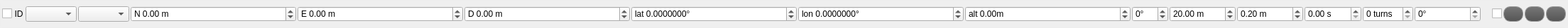
<?xml version="1.0" encoding="UTF-8"?>
<ui version="4.0">
 <class>WaypointView</class>
 <widget class="QWidget" name="WaypointView">
  <property name="geometry">
   <rect>
    <x>0</x>
    <y>0</y>
    <width>2208</width>
    <height>40</height>
   </rect>
  </property>
  <property name="sizePolicy">
   <sizepolicy hsizetype="Expanding" vsizetype="Fixed">
    <horstretch>0</horstretch>
    <verstretch>0</verstretch>
   </sizepolicy>
  </property>
  <property name="minimumSize">
   <size>
    <width>200</width>
    <height>0</height>
   </size>
  </property>
  <property name="windowTitle">
   <string>Form</string>
  </property>
  <property name="styleSheet">
   <string notr="true">QGroupBox {
	border: 1px solid #EEEEEE;
	border-radius: 5px;
	padding: 0px 0px 0px 0px;
margin-top: 1ex; /* leave space at the top for the title */
	margin: 0px;
}

 QGroupBox::title {
     subcontrol-origin: margin;
     subcontrol-position: top center; /* position at the top center */
     margin: 0 3px 0px 3px;
     padding: 0 3px 0px 0px;
     font: bold 8px;
 }

QGroupBox#heartbeatIcon {
	background-color: red;
}

 QDockWidget {
	font: bold;
    border: 1px solid #32345E;
}

QPushButton {
	font-weight: bold;
	font-size: 12px;
	border: 1px solid #999999;
	border-radius: 10px;
	min-width:22px;
	max-width: 36px;
	min-height: 16px;
	max-height: 16px;
	padding: 2px;
	background-color: qlineargradient(x1: 0, y1: 0, x2: 0, y2: 1, stop: 0 #777777, stop: 1 #555555);
}

QPushButton:pressed {
	background-color: qlineargradient(x1: 0, y1: 0, x2: 0, y2: 1, stop: 0 #444444, stop: 1 #555555);
}

QPushButton#landButton {
	color: #000000;
	background: qlineargradient(x1:0, y1:0, x2:0, y2:1,
                             stop:0 #ffee01, stop:1 #ae8f00) url(&quot;ICONDIR/control/emergency-button.png&quot;);
}

QPushButton:pressed#landButton {
	color: #000000;
	background: qlineargradient(x1:0, y1:0, x2:0, y2:1,
                             stop:0 #bbaa00, stop:1 #a05b00) url(&quot;ICONDIR/control/emergency-button.png&quot;);
}

QPushButton#killButton {
	color: #000000;
	background: qlineargradient(x1:0, y1:0, x2:0, y2:1,
                             stop:0 #ffb917, stop:1 #b37300) url(&quot;ICONDIR/control/emergency-button.png&quot;);
}

QPushButton:pressed#killButton {
	color: #000000;
	background: qlineargradient(x1:0, y1:0, x2:0, y2:1,
                             stop:0 #bb8500, stop:1 #903000) url(&quot;ICONDIR/control/emergency-button.png&quot;);
}

QProgressBar {
	border: 1px solid white;
	border-radius: 4px;
	text-align: center;
	padding: 2px;
	color: white;
	background-color: #111111;
}

QProgressBar:horizontal {
	height: 12px;
}

QProgressBar QLabel {
	font-size: 8px;
}

QProgressBar:vertical {
	width: 12px;
}

QProgressBar::chunk {
	background-color: #656565;
}

QProgressBar::chunk#batteryBar {
	background-color: green;
}

QProgressBar::chunk#speedBar {
	background-color: yellow;
}

QProgressBar::chunk#thrustBar {
	background-color: orange;
}</string>
  </property>
  <layout class="QGridLayout" name="gridLayout">
   <property name="margin">
    <number>0</number>
   </property>
   <property name="spacing">
    <number>0</number>
   </property>
   <item row="0" column="0">
    <widget class="QGroupBox" name="groupBox">
     <property name="sizePolicy">
      <sizepolicy hsizetype="Expanding" vsizetype="Preferred">
       <horstretch>0</horstretch>
       <verstretch>0</verstretch>
      </sizepolicy>
     </property>
     <property name="title">
      <string/>
     </property>
     <layout class="QHBoxLayout" name="horizontalLayout" stretch="1,1,1,1,20,20,20,20,20,20,1,8,8,1,4,8,1,1,1,1,1">
      <property name="spacing">
       <number>2</number>
      </property>
      <property name="margin">
       <number>2</number>
      </property>
      <item>
       <widget class="QCheckBox" name="selectedBox">
        <property name="focusPolicy">
         <enum>Qt::TabFocus</enum>
        </property>
        <property name="toolTip">
         <string>Currently selected waypoint</string>
        </property>
        <property name="statusTip">
         <string>Currently selected waypoint</string>
        </property>
        <property name="text">
         <string/>
        </property>
        <property name="iconSize">
         <size>
          <width>16</width>
          <height>16</height>
         </size>
        </property>
       </widget>
      </item>
      <item>
       <widget class="QLabel" name="idLabel">
        <property name="minimumSize">
         <size>
          <width>15</width>
          <height>0</height>
         </size>
        </property>
        <property name="toolTip">
         <string>Waypoint Sequence Number</string>
        </property>
        <property name="text">
         <string>ID</string>
        </property>
        <property name="alignment">
         <set>Qt::AlignCenter</set>
        </property>
       </widget>
      </item>
      <item>
       <widget class="QComboBox" name="comboBox_action">
        <property name="sizePolicy">
         <sizepolicy hsizetype="Expanding" vsizetype="Fixed">
          <horstretch>0</horstretch>
          <verstretch>0</verstretch>
         </sizepolicy>
        </property>
        <property name="toolTip">
         <string>Action at Waypoint</string>
        </property>
        <property name="statusTip">
         <string>Action at Waypoint</string>
        </property>
        <property name="sizeAdjustPolicy">
         <enum>QComboBox::AdjustToContentsOnFirstShow</enum>
        </property>
       </widget>
      </item>
      <item>
       <widget class="QComboBox" name="comboBox_frame">
        <property name="sizePolicy">
         <sizepolicy hsizetype="Expanding" vsizetype="Fixed">
          <horstretch>0</horstretch>
          <verstretch>0</verstretch>
         </sizepolicy>
        </property>
        <property name="toolTip">
         <string>Coordinate frame</string>
        </property>
        <property name="statusTip">
         <string>Coordinate frame</string>
        </property>
        <property name="sizeAdjustPolicy">
         <enum>QComboBox::AdjustToContentsOnFirstShow</enum>
        </property>
       </widget>
      </item>
      <item>
       <widget class="QDoubleSpinBox" name="posNSpinBox">
        <property name="sizePolicy">
         <sizepolicy hsizetype="Expanding" vsizetype="Fixed">
          <horstretch>0</horstretch>
          <verstretch>0</verstretch>
         </sizepolicy>
        </property>
        <property name="focusPolicy">
         <enum>Qt::WheelFocus</enum>
        </property>
        <property name="toolTip">
         <string>Position X coordinate</string>
        </property>
        <property name="statusTip">
         <string>Position X corrdinate</string>
        </property>
        <property name="wrapping">
         <bool>false</bool>
        </property>
        <property name="frame">
         <bool>true</bool>
        </property>
        <property name="accelerated">
         <bool>true</bool>
        </property>
        <property name="prefix">
         <string>N </string>
        </property>
        <property name="suffix">
         <string> m</string>
        </property>
        <property name="minimum">
         <double>-10000.000000000000000</double>
        </property>
        <property name="maximum">
         <double>10000.000000000000000</double>
        </property>
        <property name="singleStep">
         <double>0.050000000000000</double>
        </property>
       </widget>
      </item>
      <item>
       <widget class="QDoubleSpinBox" name="posESpinBox">
        <property name="sizePolicy">
         <sizepolicy hsizetype="Expanding" vsizetype="Fixed">
          <horstretch>0</horstretch>
          <verstretch>0</verstretch>
         </sizepolicy>
        </property>
        <property name="focusPolicy">
         <enum>Qt::WheelFocus</enum>
        </property>
        <property name="toolTip">
         <string>Position Y/Longitude coordinate</string>
        </property>
        <property name="statusTip">
         <string>Position Y/Longitude coordinate</string>
        </property>
        <property name="prefix">
         <string>E </string>
        </property>
        <property name="suffix">
         <string> m</string>
        </property>
        <property name="minimum">
         <double>-10000.000000000000000</double>
        </property>
        <property name="maximum">
         <double>10000.000000000000000</double>
        </property>
        <property name="singleStep">
         <double>0.050000000000000</double>
        </property>
        <property name="value">
         <double>0.000000000000000</double>
        </property>
       </widget>
      </item>
      <item>
       <widget class="QDoubleSpinBox" name="posDSpinBox">
        <property name="sizePolicy">
         <sizepolicy hsizetype="Expanding" vsizetype="Fixed">
          <horstretch>0</horstretch>
          <verstretch>0</verstretch>
         </sizepolicy>
        </property>
        <property name="focusPolicy">
         <enum>Qt::WheelFocus</enum>
        </property>
        <property name="toolTip">
         <string>Position Z coordinate (local frame, negative)</string>
        </property>
        <property name="statusTip">
         <string/>
        </property>
        <property name="prefix">
         <string>D </string>
        </property>
        <property name="suffix">
         <string> m</string>
        </property>
        <property name="minimum">
         <double>-10000.000000000000000</double>
        </property>
        <property name="maximum">
         <double>10000.000000000000000</double>
        </property>
        <property name="singleStep">
         <double>0.050000000000000</double>
        </property>
       </widget>
      </item>
      <item>
       <widget class="QDoubleSpinBox" name="latSpinBox">
        <property name="sizePolicy">
         <sizepolicy hsizetype="Expanding" vsizetype="Fixed">
          <horstretch>0</horstretch>
          <verstretch>0</verstretch>
         </sizepolicy>
        </property>
        <property name="focusPolicy">
         <enum>Qt::WheelFocus</enum>
        </property>
        <property name="toolTip">
         <string>Latitude in degrees</string>
        </property>
        <property name="statusTip">
         <string>Latitude in degrees</string>
        </property>
        <property name="prefix">
         <string>lat </string>
        </property>
        <property name="suffix">
         <string>°</string>
        </property>
        <property name="decimals">
         <number>7</number>
        </property>
        <property name="minimum">
         <double>-90.000000000000000</double>
        </property>
        <property name="maximum">
         <double>90.000000000000000</double>
        </property>
        <property name="singleStep">
         <double>0.000010000000000</double>
        </property>
       </widget>
      </item>
      <item>
       <widget class="QDoubleSpinBox" name="lonSpinBox">
        <property name="sizePolicy">
         <sizepolicy hsizetype="Expanding" vsizetype="Fixed">
          <horstretch>0</horstretch>
          <verstretch>0</verstretch>
         </sizepolicy>
        </property>
        <property name="focusPolicy">
         <enum>Qt::WheelFocus</enum>
        </property>
        <property name="toolTip">
         <string>Longitude in degrees</string>
        </property>
        <property name="statusTip">
         <string>Longitude in degrees</string>
        </property>
        <property name="prefix">
         <string>lon </string>
        </property>
        <property name="suffix">
         <string>°</string>
        </property>
        <property name="decimals">
         <number>7</number>
        </property>
        <property name="minimum">
         <double>-180.000000000000000</double>
        </property>
        <property name="maximum">
         <double>180.000000000000000</double>
        </property>
        <property name="singleStep">
         <double>0.000010000000000</double>
        </property>
       </widget>
      </item>
      <item>
       <widget class="QDoubleSpinBox" name="altSpinBox">
        <property name="sizePolicy">
         <sizepolicy hsizetype="Expanding" vsizetype="Fixed">
          <horstretch>0</horstretch>
          <verstretch>0</verstretch>
         </sizepolicy>
        </property>
        <property name="toolTip">
         <string>Altitude in meters</string>
        </property>
        <property name="statusTip">
         <string>Altitude in meters</string>
        </property>
        <property name="prefix">
         <string>alt </string>
        </property>
        <property name="suffix">
         <string>m</string>
        </property>
        <property name="decimals">
         <number>2</number>
        </property>
        <property name="minimum">
         <double>-100000.000000000000000</double>
        </property>
        <property name="maximum">
         <double>100000.000000000000000</double>
        </property>
       </widget>
      </item>
      <item>
       <widget class="QSpinBox" name="yawSpinBox">
        <property name="sizePolicy">
         <sizepolicy hsizetype="Expanding" vsizetype="Fixed">
          <horstretch>0</horstretch>
          <verstretch>0</verstretch>
         </sizepolicy>
        </property>
        <property name="focusPolicy">
         <enum>Qt::StrongFocus</enum>
        </property>
        <property name="toolTip">
         <string>Rotary wing only: Desired yaw angle at waypoint</string>
        </property>
        <property name="statusTip">
         <string>Rotary wing only: Desired yaw angle at waypoint</string>
        </property>
        <property name="wrapping">
         <bool>true</bool>
        </property>
        <property name="suffix">
         <string>°</string>
        </property>
        <property name="minimum">
         <number>-180</number>
        </property>
        <property name="maximum">
         <number>180</number>
        </property>
        <property name="singleStep">
         <number>10</number>
        </property>
       </widget>
      </item>
      <item>
       <widget class="QDoubleSpinBox" name="orbitSpinBox">
        <property name="sizePolicy">
         <sizepolicy hsizetype="Expanding" vsizetype="Fixed">
          <horstretch>0</horstretch>
          <verstretch>0</verstretch>
         </sizepolicy>
        </property>
        <property name="focusPolicy">
         <enum>Qt::StrongFocus</enum>
        </property>
        <property name="toolTip">
         <string>Loiter radius</string>
        </property>
        <property name="statusTip">
         <string>Loiter radius</string>
        </property>
        <property name="suffix">
         <string> m</string>
        </property>
        <property name="minimum">
         <double>0.050000000000000</double>
        </property>
        <property name="maximum">
         <double>100.000000000000000</double>
        </property>
        <property name="singleStep">
         <double>0.050000000000000</double>
        </property>
        <property name="value">
         <double>20.000000000000000</double>
        </property>
       </widget>
      </item>
      <item>
       <widget class="QDoubleSpinBox" name="acceptanceSpinBox">
        <property name="toolTip">
         <string>Uncertainty radius in meters
where to accept this waypoint as reached</string>
        </property>
        <property name="statusTip">
         <string>Uncertainty radius in meters where to accept this waypoint as reached</string>
        </property>
        <property name="suffix">
         <string> m</string>
        </property>
        <property name="value">
         <double>0.200000000000000</double>
        </property>
       </widget>
      </item>
      <item>
       <widget class="QDoubleSpinBox" name="holdTimeSpinBox">
        <property name="toolTip">
         <string>Rotaty wing and ground vehicles only:
Time to stay at this position before advancing</string>
        </property>
        <property name="statusTip">
         <string>Rotaty wing and ground vehicles only: Time to stay at this position before advancing</string>
        </property>
        <property name="suffix">
         <string> s</string>
        </property>
        <property name="maximum">
         <double>9999.989999999999782</double>
        </property>
       </widget>
      </item>
      <item>
       <widget class="QSpinBox" name="turnsSpinBox">
        <property name="toolTip">
         <string>Number of turns to loiter</string>
        </property>
        <property name="statusTip">
         <string>Number of turns to loiter</string>
        </property>
        <property name="suffix">
         <string> turns</string>
        </property>
       </widget>
      </item>
      <item>
       <widget class="QDoubleSpinBox" name="takeOffAngleSpinBox">
        <property name="sizePolicy">
         <sizepolicy hsizetype="Expanding" vsizetype="Fixed">
          <horstretch>0</horstretch>
          <verstretch>0</verstretch>
         </sizepolicy>
        </property>
        <property name="focusPolicy">
         <enum>Qt::StrongFocus</enum>
        </property>
        <property name="toolTip">
         <string>Take off angle</string>
        </property>
        <property name="statusTip">
         <string>Take off angle</string>
        </property>
        <property name="prefix">
         <string/>
        </property>
        <property name="suffix">
         <string>°</string>
        </property>
        <property name="decimals">
         <number>0</number>
        </property>
       </widget>
      </item>
      <item>
       <widget class="QWidget" name="customActionWidget" native="true">
        <property name="sizePolicy">
         <sizepolicy hsizetype="Expanding" vsizetype="Preferred">
          <horstretch>0</horstretch>
          <verstretch>0</verstretch>
         </sizepolicy>
        </property>
       </widget>
      </item>
      <item>
       <widget class="QCheckBox" name="autoContinue">
        <property name="toolTip">
         <string>Automatically continue after this waypoint</string>
        </property>
        <property name="statusTip">
         <string>Automatically continue after this waypoint</string>
        </property>
        <property name="text">
         <string/>
        </property>
       </widget>
      </item>
      <item>
       <widget class="QPushButton" name="upButton">
        <property name="minimumSize">
         <size>
          <width>28</width>
          <height>22</height>
         </size>
        </property>
        <property name="focusPolicy">
         <enum>Qt::NoFocus</enum>
        </property>
        <property name="toolTip">
         <string>Move Up in List</string>
        </property>
        <property name="statusTip">
         <string>Move Up in List</string>
        </property>
        <property name="text">
         <string/>
        </property>
        <property name="icon">
         <iconset resource="../../mavground.qrc">
          <normaloff>:/images/actions/go-up.svg</normaloff>:/images/actions/go-up.svg</iconset>
        </property>
       </widget>
      </item>
      <item>
       <widget class="QPushButton" name="downButton">
        <property name="minimumSize">
         <size>
          <width>28</width>
          <height>22</height>
         </size>
        </property>
        <property name="focusPolicy">
         <enum>Qt::NoFocus</enum>
        </property>
        <property name="toolTip">
         <string>Move Down in List</string>
        </property>
        <property name="statusTip">
         <string>Move Down in List</string>
        </property>
        <property name="text">
         <string/>
        </property>
        <property name="icon">
         <iconset resource="../../mavground.qrc">
          <normaloff>:/images/actions/go-down.svg</normaloff>:/images/actions/go-down.svg</iconset>
        </property>
       </widget>
      </item>
      <item>
       <widget class="QPushButton" name="removeButton">
        <property name="minimumSize">
         <size>
          <width>28</width>
          <height>22</height>
         </size>
        </property>
        <property name="focusPolicy">
         <enum>Qt::NoFocus</enum>
        </property>
        <property name="toolTip">
         <string>Delete</string>
        </property>
        <property name="text">
         <string/>
        </property>
        <property name="icon">
         <iconset resource="../../mavground.qrc">
          <normaloff>:/images/actions/list-remove.svg</normaloff>:/images/actions/list-remove.svg</iconset>
        </property>
       </widget>
      </item>
     </layout>
    </widget>
   </item>
  </layout>
 </widget>
 <resources>
  <include location="../../mavground.qrc"/>
 </resources>
 <connections/>
</ui>
